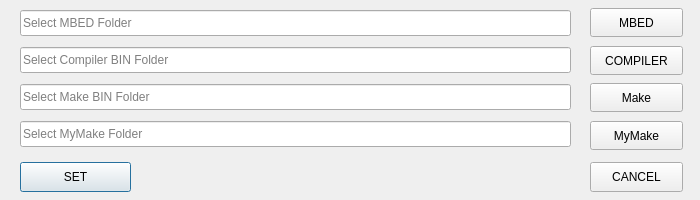
<?xml version="1.0" encoding="UTF-8"?>
<ui version="4.0">
 <class>QForm1</class>
 <widget class="QMainWindow" name="QForm1">
  <property name="geometry">
   <rect>
    <x>0</x>
    <y>0</y>
    <width>700</width>
    <height>200</height>
   </rect>
  </property>
  <property name="windowTitle">
   <string>Visual Studio Code - BaseProject Configurator</string>
  </property>
  <widget class="QWidget" name="centralwidget">
   <widget class="QLineEdit" name="lineEdit">
    <property name="geometry">
     <rect>
      <x>20</x>
      <y>10</y>
      <width>551</width>
      <height>26</height>
     </rect>
    </property>
    <property name="readOnly">
     <bool>true</bool>
    </property>
    <property name="placeholderText">
     <string>Select MBED Folder</string>
    </property>
   </widget>
   <widget class="QPushButton" name="pushButton">
    <property name="geometry">
     <rect>
      <x>590</x>
      <y>8</y>
      <width>93</width>
      <height>29</height>
     </rect>
    </property>
    <property name="text">
     <string>MBED</string>
    </property>
   </widget>
   <widget class="QPushButton" name="pushButton_2">
    <property name="geometry">
     <rect>
      <x>590</x>
      <y>46</y>
      <width>93</width>
      <height>29</height>
     </rect>
    </property>
    <property name="text">
     <string>COMPILER</string>
    </property>
   </widget>
   <widget class="QLineEdit" name="lineEdit_2">
    <property name="geometry">
     <rect>
      <x>20</x>
      <y>47</y>
      <width>551</width>
      <height>26</height>
     </rect>
    </property>
    <property name="readOnly">
     <bool>true</bool>
    </property>
    <property name="placeholderText">
     <string>Select Compiler BIN Folder</string>
    </property>
   </widget>
   <widget class="QPushButton" name="pushButton_3">
    <property name="geometry">
     <rect>
      <x>20</x>
      <y>162</y>
      <width>111</width>
      <height>30</height>
     </rect>
    </property>
    <property name="text">
     <string>SET</string>
    </property>
    <property name="default">
     <bool>true</bool>
    </property>
   </widget>
   <widget class="QPushButton" name="pushButton_4">
    <property name="geometry">
     <rect>
      <x>590</x>
      <y>162</y>
      <width>93</width>
      <height>30</height>
     </rect>
    </property>
    <property name="text">
     <string>CANCEL</string>
    </property>
   </widget>
   <widget class="QLineEdit" name="lineEdit_3">
    <property name="geometry">
     <rect>
      <x>20</x>
      <y>84</y>
      <width>551</width>
      <height>26</height>
     </rect>
    </property>
    <property name="readOnly">
     <bool>true</bool>
    </property>
    <property name="placeholderText">
     <string>Select Make BIN Folder</string>
    </property>
   </widget>
   <widget class="QPushButton" name="pushButton_5">
    <property name="geometry">
     <rect>
      <x>590</x>
      <y>83</y>
      <width>93</width>
      <height>29</height>
     </rect>
    </property>
    <property name="text">
     <string>Make</string>
    </property>
   </widget>
   <widget class="QPushButton" name="pushButton_6">
    <property name="geometry">
     <rect>
      <x>590</x>
      <y>121</y>
      <width>93</width>
      <height>29</height>
     </rect>
    </property>
    <property name="text">
     <string>MyMake</string>
    </property>
   </widget>
   <widget class="QLineEdit" name="lineEdit_4">
    <property name="geometry">
     <rect>
      <x>20</x>
      <y>121</y>
      <width>551</width>
      <height>26</height>
     </rect>
    </property>
    <property name="readOnly">
     <bool>true</bool>
    </property>
    <property name="placeholderText">
     <string>Select MyMake Folder</string>
    </property>
   </widget>
  </widget>
 </widget>
 <resources/>
 <connections/>
</ui>
